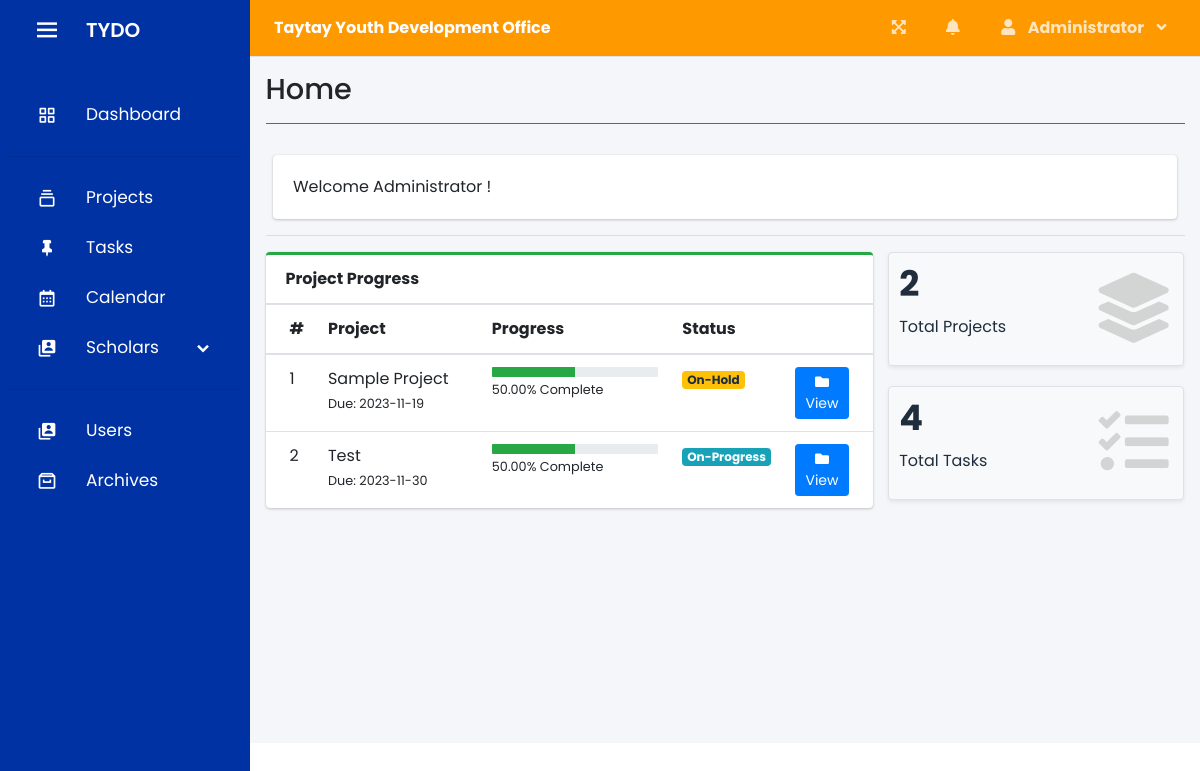
Page / (signed in) on the earlier database version.
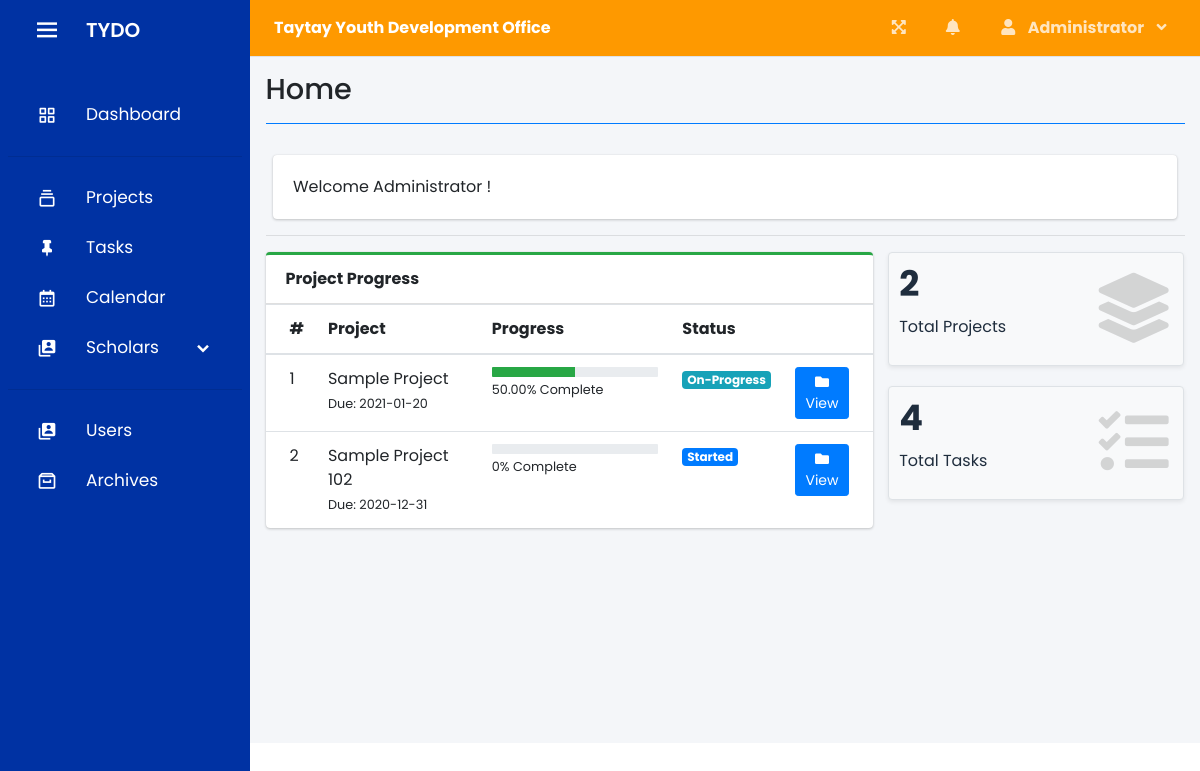
Same page on the later database version.
### tables this page shows
CREATE TABLE `project_list` (
  `id` int(30) NOT NULL,
  `name` varchar(200) NOT NULL,
  `description` text NOT NULL,
  `status` tinyint(2) NOT NULL,
  `start_date` date NOT NULL,
  `end_date` date NOT NULL,
  `manager_id` int(30) NOT NULL,
  `user_ids` text NOT NULL,
  `date_created` datetime NOT NULL DEFAULT current_timestamp()
);

### home.php (the view, shortened to what this page needs)
<?php include('db_connect.php') ?>
 <div class="col-12">
          <div class="card">
            <div class="card-body">
              Welcome <?php echo $_SESSION['login_name'] ?>!
            </div>
          </div>
  </div>
  <hr>
  <?php
     $where2 = "";
    ?>
      <div class="row">
        <div class="col-md-8">
        <div class="card card-outline card-success">
          <div class="card-header">
            <b>Project Progress</b>
          </div>
          <div class="card-body p-0">
            <div class="table-responsive">
              <table class="table m-0 table-hover">
                <colgroup>
                  <col width="5%">
                  <col width="30%">
                  <col width="35%">
                  <col width="15%">
                  <col width="15%">
                </colgroup>
                <thead>
                  <th>#</th>
                  <th>Project</th>
                  <th>Progress</th>
                  <th>Status</th>
                  <th></th>
                </thead>
                <tbody>
                <?php
                $i = 1;
                $stat = array("Pending","Started","On-Progress","On-Hold","Over Due","Done");
                $where = "";
                $qry = $conn->query("SELECT * FROM project_list $where order by name asc");
                while($row= $qry->fetch_assoc()):
                $tprog = $conn->query("SELECT * FROM task_list where project_id = {$row['id']}")->num_rows;
                $cprog = $conn->query("SELECT * FROM task_list where project_id = {$row['id']} and status = 3")->num_rows;
                $prog = $tprog > 0 ? ($cprog/$tprog) * 100 : 0;
                $prog = $prog > 0 ?  number_format($prog,2) : $prog;
                $prod = $conn->query("SELECT * FROM user_productivity where project_id = {$row['id']}")->num_rows;
                if($row['status'] == 0 && strtotime(date('Y-m-d')) >= strtotime($row['start_date'])):
                if($prod  > 0  || $cprog > 0)
                  $row['status'] = 2;
                else
                  $row['status'] = 1;
                elseif($row['status'] == 0 && strtotime(date('Y-m-d')) > strtotime($row['end_date'])):
                $row['status'] = 4;
                endif;
                  ?>
                  <tr>
                      <td>
                         <?php echo $i++ ?>
                      </td>
                      <td>
                          <a>
                              <?php echo ucwords($row['name']) ?>
                          </a>
                          <br>
                          <small>
                              Due: <?php echo date("Y-m-d",strtotime($row['end_date'])) ?>
                          </small>
                      </td>
                      <td class="project_progress">
                          <div class="progress progress-sm">
                              <div class="progress-bar bg-green" role="progressbar" aria-valuenow="57" aria-valuemin="0" aria-valuemax="100" style="width: <?php echo $prog ?>%">
                              </div>
                          </div>
                          <small>
                              <?php echo $prog ?>% Complete
                          </small>
                      </td>
                      <td class="project-state">
                          <?php
                            if($stat[$row['status']] =='Pending'){
                              echo "<span class='badge badge-secondary'>{$stat[$row['status']]}</span>";
                            }elseif($stat[$row['status']] =='Started'){
                              echo "<span class='badge badge-primary'>{$stat[$row['status']]}</span>";
                            }elseif($stat[$row['status']] =='On-Progress'){
                              echo "<span class='badge badge-info'>{$stat[$row['status']]}</span>";
                            }elseif($stat[$row['status']] =='On-Hold'){
                              echo "<span class='badge badge-warning'>{$stat[$row['status']]}</span>";
                            }elseif($stat[$row['status']] =='Over Due'){
                              echo "<span class='badge badge-danger'>{$stat[$row['status']]}</span>";
                            }elseif($stat[$row['status']] =='Done'){
                              echo "<span class='badge badge-success'>{$stat[$row['status']]}</span>";
                            }
                          ?>
                      </td>
                      <td>
                        <a class="btn btn-primary btn-sm" href="./index.php?page=view_project&id=<?php echo $row['id'] ?>">
                              <i class="fas fa-folder">
                              </i>
                              View
                        </a>
                      </td>
                  </tr>
                <?php endwhile; ?>
                </tbody>
              </table>
            </div>
          </div>
        </div>
        </div>
        <div class="col-md-4">
          <div class="row">
          <div class="col-12 col-sm-6 col-md-12">
            <div class="small-box bg-light shadow-sm border">
              <div class="inner">
                <h3><?php echo $conn->query("SELECT * FROM project_list $where")->num_rows; ?></h3>
                <p>Total Projects</p>
              </div>
              <div class="icon">
                <i class="fa fa-layer-group"></i>
              </div>
            </div>
          </div>
           <div class="col-12 col-sm-6 col-md-12">
            <div class="small-box bg-light shadow-sm border">
              <div class="inner">
                <h3><?php echo $conn->query("SELECT t.*,p.name as pname,p.start_date,p.status as pstatus, p.end_date,p.id as pid FROM task_list t inner join project_list p on p.id = t.project_id $where2")->num_rows; ?></h3>
                <p>Total Tasks</p>
              </div>
              <div class="icon">
                <i class="fa fa-tasks"></i>
              </div>
            </div>
          </div>
      </div>
        </div>
      </div>

### index.php (shortened to what this page needs)
<!DOCTYPE html>
<html lang="en">
<?php
	include 'header.php'
?>
<body class="hold-transition sidebar-mini layout-fixed layout-navbar-fixed layout-footer-fixed">
<div class="wrapper">
  <?php include 'topbar.php' ?>
  <?php include 'sidebar_.php' ?>
  <div class="content-wrapper">
    <div class="content-header">
      <div class="container-fluid">
        <div class="row mb-2">
          <div class="col-sm-6">
            <h1 class="m-0"><?php echo $title ?></h1>
          </div>
        </div>
            <hr class="border-primary">
      </div>
    </div>
    <section class="content">
      <div class="container-fluid">
         <?php
            $page = isset($_GET['page']) ? $_GET['page'] : 'home';
            if(!file_exists($page.".php")){
                include '404.html';
            }else{
            include $page.'.php';
            }
          ?>
      </div>
    </section>
  </div>
</div>
</body>
</html>

### header.php (shortened to what this page needs)
<head>
  <?php
  $title = isset($_GET['page']) ? ucwords(str_replace("_", ' ', $_GET['page'])) : "Home";
  ?>
  <link rel="stylesheet" href="assets/plugins/fontawesome-free/css/all.min.css">
  <link rel="stylesheet" href="assets/plugins/overlayScrollbars/css/OverlayScrollbars.min.css">
  <link rel="stylesheet" href="assets/plugins/datatables-bs4/css/dataTables.bootstrap4.min.css">
  <link rel="stylesheet" href="assets/plugins/datatables-responsive/css/responsive.bootstrap4.min.css">
  <link rel="stylesheet" href="assets/plugins/datatables-buttons/css/buttons.bootstrap4.min.css">
  <link rel="stylesheet" href="assets/plugins/select2/css/select2.min.css">
  <link rel="stylesheet" href="assets/plugins/select2-bootstrap4-theme/select2-bootstrap4.min.css">
  <link rel="stylesheet" href="assets/plugins/sweetalert2-theme-bootstrap-4/bootstrap-4.min.css">
  <link rel="stylesheet" href="assets/plugins/toastr/toastr.min.css">
  <link rel="stylesheet" href="assets/plugins/dropzone/min/dropzone.min.css">
  <link rel="stylesheet" href="assets/dist/css/jquery.datetimepicker.min.css">
  <link rel="stylesheet" href="assets/plugins/icheck-bootstrap/icheck-bootstrap.min.css">
  <link rel="stylesheet" href="assets/plugins/bootstrap4-toggle/css/bootstrap4-toggle.min.css">
  <link rel="stylesheet" href="assets/dist/css/adminlte.min.css">
  <link rel="stylesheet" href="assets/dist/css/styles.css">
  <link rel="stylesheet" href="assets/plugins/summernote/summernote-bs4.min.css">
</head>

### topbar.php (shortened to what this page needs)
<nav class="main-header navbar navbar-expand navbar-primary navbar-dark ">
  <ul class="navbar-nav">
    <li>
      <a class="nav-link text-white"  href="./" role="button"> <large><b>Taytay Youth Development Office</b></large></a>
    </li>
  </ul>
  <ul class="navbar-nav ml-auto">
    <li class="nav-item">
      <a class="nav-link" data-widget="fullscreen" href="#" role="button">
        <i class="fas fa-expand-arrows-alt"></i>
      </a>
    </li>
    <li>
      <a class="nav-link" href="javascript:void(0)" id="notif_view" role="button">
        <i class="fa fa-solid fa-bell ml-2"></i>
      </a>
    </li>
   <li class="nav-item dropdown">
          <a class="nav-link" data-toggle="dropdown" aria-expanded="true" href="javascript:void(0)">
            <span>
              <div class="d-felx badge-pill">
                <span class="fa fa-user mr-2"></span>
                <span><b><?php echo ucwords($_SESSION['login_firstname']) ?></b></span>
                <span class="fa fa-angle-down ml-2"></span>
              </div>
            </span>
          </a>
    </li>
  </ul>
</nav>

### sidebar_.php (shortened to what this page needs)
<html lang="en" dir="ltr">
    <head>
        <link rel="stylesheet" type="text/css" href="sidebar.css"/>
        <link href='https://unpkg.com/boxicons@2.0.7/css/boxicons.min.css' rel='stylesheet'>
    </head>
    <body>
        <div class="sidebar open ">
            <div class="logo-details">
                <i class='bx bx-menu'></i>
                <span class="logo_name">TYDO</span>
            </div>
            <ul class="nav-links">
                <li>
                    <a href="index.php">
                        <i class='bx bx-grid-alt'></i>
                        <span class="link_name">Dashboard</span>
                    </a>
                    <hr>
                </li>
                <li>
                    <div class="iocn-link">
                        <a href="./index.php?page=project_list">
                            <i class='bx bx-collection'></i>
                            <span class="link_name" href="./index.php?page=project_list">Projects</span>
                        </a>
                    </div>
                </li>
                <li>
                    <a href="./index.php?page=task_list">
                        <i class='bx bxs-pin'></i>
                        <span class="link_name">Tasks</span>
                    </a>
                </li>
                <li>
                    <a href="./index.php?page=calendar">
                        <i class='bx bx-calendar'></i>
                        <span class="link_name">Calendar</span>
                    </a>
                </li>
                <li>
                <div class="iocn-link">
                            <a>
                                <i class='bx bxs-user-account'></i>
                                <span class="link_name">Scholars</span>
                            </a>
                            <i class='bx bxs-chevron-down arrow'></i>
                        </div>
                </li>
                <hr>
                    <li>
                        <div class="iocn-link">
                            <a href="./index.php?page=user_list">
                                <i class='bx bxs-user-account'></i>
                                <span class="link_name" href="./index.php?page=user_list">Users</span>
                            </a>
                        </div>
                    </li>
                    <li>
                        <a href="./index.php?page=project_archive">
                            <i class='bx bx-archive'></i>
                            <span class="link_name" href="./index.php?page=project_archive">Archives</span>
                        </a>
                    </li>
            </ul>
        </div>
    </body>
</html>

### sidebar.css (style rules this page uses)
* { margin: 0; padding: 0; box-sizing: border-box; font-family: 'Poppins', sans-serif; }
a { text-decoration: none; }
.sidebar { position: fixed; top: 0; left: 0; height: 100%; width: 250px; background: #0032A3; z-index: 100; transition: all 0.5s ease; overflow: hidden; }
.sidebar .logo-details { height: 60px; width: 100%; display: flex; align-items: center; }
.sidebar .logo-details i { font-size: 30px; color: #fff; height: 50px; min-width: 78px; text-align: center; line-height: 50px; }
.sidebar .logo-details .logo_name { font-size: 20px; color: #fff; font-weight: 600; transition: 0.1s ease; transition-delay: 0.3s; }
.sidebar .nav-links { height: 100%; padding: 30px 0 150px 0; overflow: auto; }
.sidebar .nav-links li { position: relative; list-style: none; transition: all 0.4s ease; }
.sidebar .nav-links li .iocn-link { display: flex; align-items: center; justify-content: space-between; }
.sidebar .nav-links li i { height: 50px; min-width: 78px; text-align: center; line-height: 50px; color: #fff; font-size: 20px; cursor: pointer; transition: all 0.3s ease; }
.sidebar .nav-links li a { display: flex; align-items: center; text-decoration: none; }
.sidebar .nav-links li a .link_name { font-size: 17px; font-weight: 400; color: #fff; transition: all 0.4s ease; }

Differences in the rows shown:
removed project_list: name "Test", end_date "2023-11-30", prog "50.00", status "On-Progress"
changed project_list "Sample Project": end_date "2023-11-19" → "2021-01-20"; manager_id 0 → 2 (drawn); manager (not shown) → "On-Progress"; status "On-Hold" → (not shown)
added project_list: name "Sample Project 102", end_date "2020-12-31", prog "0", status "Started"
